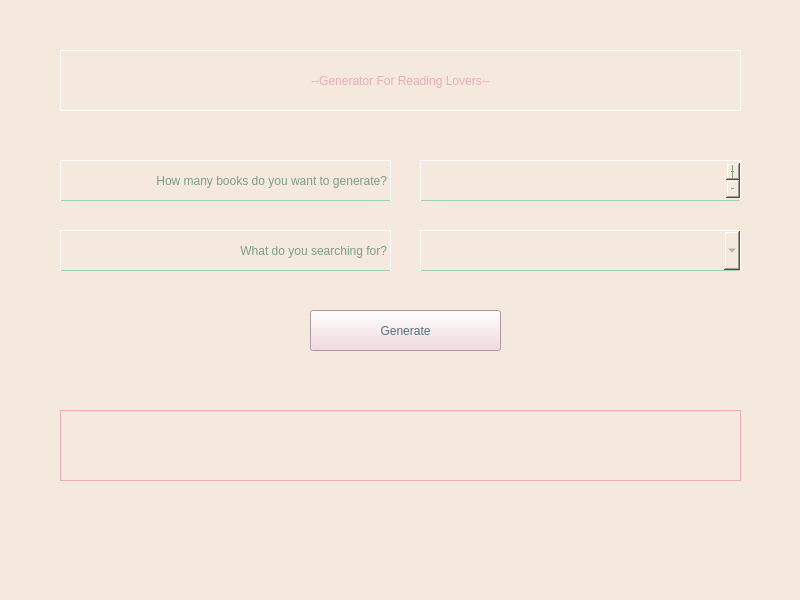
<?xml version="1.0" encoding="UTF-8"?>
<ui version="4.0">
 <class>MainWindow</class>
 <widget class="QMainWindow" name="MainWindow">
  <property name="geometry">
   <rect>
    <x>0</x>
    <y>0</y>
    <width>800</width>
    <height>600</height>
   </rect>
  </property>
  <property name="windowTitle">
   <string>MainWindow</string>
  </property>
  <property name="styleSheet">
   <string notr="true">background-color: rgb(245, 232, 221);</string>
  </property>
  <widget class="QWidget" name="centralwidget">
   <widget class="QLabel" name="label">
    <property name="geometry">
     <rect>
      <x>60</x>
      <y>50</y>
      <width>681</width>
      <height>61</height>
     </rect>
    </property>
    <property name="styleSheet">
     <string notr="true">font: 75 18pt &quot;MS Sans Serif&quot;;
color: rgb(235, 171, 188);
border:1,2px solid rgba(0, 0, 0, 0);
border-color: rgb(227, 189, 198);
border-style: ridge;
border-bottom-color: rgb(221, 163, 172);
</string>
    </property>
    <property name="text">
     <string>--Generator For Reading Lovers--</string>
    </property>
    <property name="alignment">
     <set>Qt::AlignCenter</set>
    </property>
   </widget>
   <widget class="QLabel" name="label_2">
    <property name="geometry">
     <rect>
      <x>60</x>
      <y>160</y>
      <width>331</width>
      <height>41</height>
     </rect>
    </property>
    <property name="styleSheet">
     <string notr="true">font: 12pt &quot;MS Sans Serif&quot;;
border:1px solid rgba(0, 0, 0, 0);
color: rgb(120, 160, 131);
border-color: rgb(227, 189, 198);
border-style: ridge;
border-bottom-color: rgb(106, 141, 115);</string>
    </property>
    <property name="text">
     <string>How many books do you want to generate?</string>
    </property>
    <property name="alignment">
     <set>Qt::AlignRight|Qt::AlignTrailing|Qt::AlignVCenter</set>
    </property>
   </widget>
   <widget class="QLabel" name="label_3">
    <property name="geometry">
     <rect>
      <x>60</x>
      <y>230</y>
      <width>331</width>
      <height>41</height>
     </rect>
    </property>
    <property name="styleSheet">
     <string notr="true">font: 12pt &quot;MS Sans Serif&quot;;
border:1px solid rgba(0, 0, 0, 0);
color: rgb(120, 160, 131);
border-color: rgb(227, 189, 198);
border-style: ridge;
border-bottom-color: rgb(106, 141, 115);</string>
    </property>
    <property name="text">
     <string>What do you searching for?</string>
    </property>
    <property name="alignment">
     <set>Qt::AlignRight|Qt::AlignTrailing|Qt::AlignVCenter</set>
    </property>
   </widget>
   <widget class="QSpinBox" name="number_of_books">
    <property name="geometry">
     <rect>
      <x>420</x>
      <y>160</y>
      <width>321</width>
      <height>41</height>
     </rect>
    </property>
    <property name="styleSheet">
     <string notr="true">font: 12pt &quot;MS Sans Serif&quot;;
border:1px solid rgba(0, 0, 0, 0);
color: rgb(120, 160, 131);
border-color: rgb(227, 189, 198);
border-style: ridge;
border-bottom-color: rgb(106, 141, 115);</string>
    </property>
    <property name="buttonSymbols">
     <enum>QAbstractSpinBox::PlusMinus</enum>
    </property>
    <property name="specialValueText">
     <string> </string>
    </property>
    <property name="prefix">
     <string> </string>
    </property>
    <property name="maximum">
     <number>500</number>
    </property>
    <property name="singleStep">
     <number>5</number>
    </property>
    <property name="value">
     <number>0</number>
    </property>
   </widget>
   <widget class="QComboBox" name="wish">
    <property name="geometry">
     <rect>
      <x>420</x>
      <y>230</y>
      <width>321</width>
      <height>41</height>
     </rect>
    </property>
    <property name="styleSheet">
     <string notr="true">font: 12pt &quot;MS Sans Serif&quot;;
border:1px solid rgba(0, 0, 0, 0);
color: rgb(120, 160, 131);
border-color: rgb(227, 189, 198);
border-style: ridge;
border-bottom-color: rgb(106, 141, 115);</string>
    </property>
    <property name="currentText">
     <string/>
    </property>
    <property name="currentIndex">
     <number>-1</number>
    </property>
    <property name="frame">
     <bool>true</bool>
    </property>
    <item>
     <property name="text">
      <string>Average Number Of Pages</string>
     </property>
    </item>
    <item>
     <property name="text">
      <string>Book With Maximum Number Of Pages</string>
     </property>
    </item>
    <item>
     <property name="text">
      <string>Book With Minimum Number Of Pages</string>
     </property>
    </item>
   </widget>
   <widget class="QPushButton" name="pushButton">
    <property name="geometry">
     <rect>
      <x>310</x>
      <y>310</y>
      <width>191</width>
      <height>41</height>
     </rect>
    </property>
    <property name="styleSheet">
     <string notr="true">background-color: rgb(244, 211, 218);
color: rgb(80, 114, 123);
font: 12pt &quot;MS Sans Serif&quot;;
</string>
    </property>
    <property name="text">
     <string>Generate</string>
    </property>
   </widget>
   <widget class="QLabel" name="label_4">
    <property name="geometry">
     <rect>
      <x>60</x>
      <y>410</y>
      <width>681</width>
      <height>71</height>
     </rect>
    </property>
    <property name="styleSheet">
     <string notr="true">color: rgb(235, 171, 188);
font: 12pt &quot;MS Sans Serif&quot;;</string>
    </property>
    <property name="frameShape">
     <enum>QFrame::Panel</enum>
    </property>
    <property name="text">
     <string/>
    </property>
   </widget>
  </widget>
  <widget class="QMenuBar" name="menubar">
   <property name="geometry">
    <rect>
     <x>0</x>
     <y>0</y>
     <width>800</width>
     <height>22</height>
    </rect>
   </property>
  </widget>
  <widget class="QStatusBar" name="statusbar"/>
 </widget>
 <resources/>
 <connections/>
</ui>
